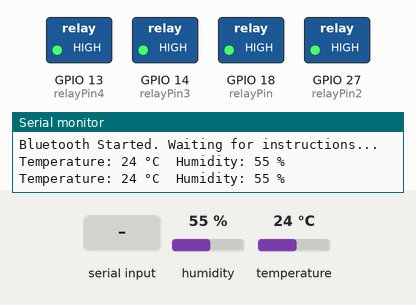
Simulated run of this program. Board: ESP32. Parts: switched loads named in the program (green lamp = pin HIGH), the last lines printed to the serial monitor. Inputs (shaded band) come from the test bench; at power-on: humidity 55 %, temperature 24 °C. Nothing arrives over Bluetooth unless stated.

Above: at 1.5 s.
1.6 s: "1" received over the second serial link
At 2.5 s:
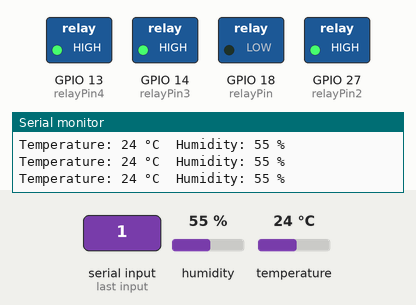
3.4 s: "2" received over the second serial link
At 4.1 s:
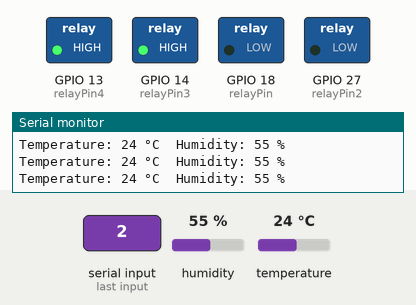
4.9 s: "0" received over the second serial link
At 5.9 s:
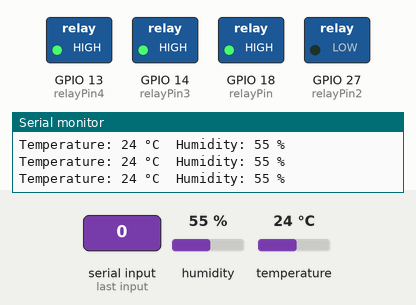
7.0 s: "4" received over the second serial link
At 7.5 s:
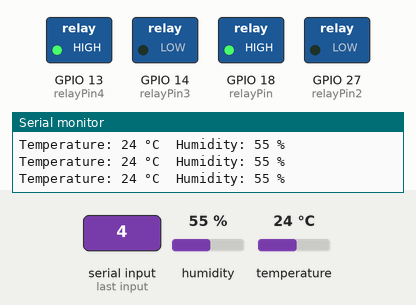
8.5 s: "3" received over the second serial link
At 10.4 s:
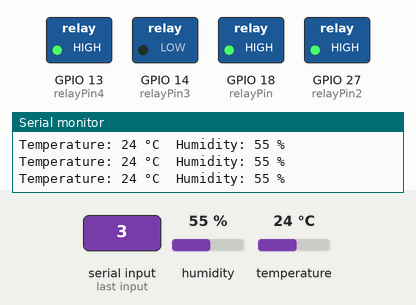
10.7 s: "8" received over the second serial link
At 12.3 s:
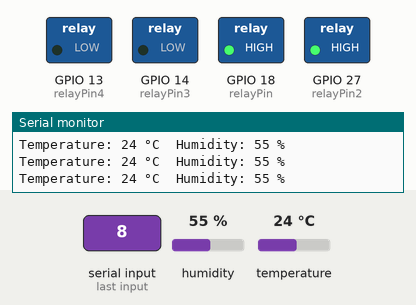
Timing chart, 0 to 13.8 s (numbered marks = the images above; inputs shaded):
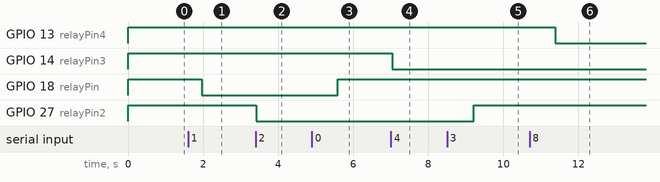

The program:

main.cpp
```cpp
#include "BluetoothSerial.h"
#include "Arduino.h"
#include "DHT11.h"
#include <Adafruit_Sensor.h>

DHT11 dht11(2);


// Create a BluetoothSerial object
BluetoothSerial ESP_BT;
String value;

const int relayPin = 18; // Pin connected to the relay
const int relayPin2 = 27;
const int relayPin3 = 14;
const int relayPin4 = 13;

void setup() {
  // Initialize Serial Monitor
  Serial.begin(9600);

  // Start Bluetooth with a device name
  ESP_BT.begin("ESP32_Relay_Control");
  Serial.println("Bluetooth Started. Waiting for instructions...");

  dht11.setDelay(500); // Set this to the desired delay. Default is 500ms.

  // Initialize relay pin as output
  pinMode(relayPin, OUTPUT);
  pinMode(relayPin2, OUTPUT);
  pinMode(relayPin3, OUTPUT);
  pinMode(relayPin4, OUTPUT);
  digitalWrite(relayPin, HIGH); // Turn relay OFF initially
  digitalWrite(relayPin2, HIGH);
  digitalWrite(relayPin3, HIGH);
  digitalWrite(relayPin4, HIGH);
}

void loop() {

  int temperature = 0;
  int humidity = 0;
  int result = dht11.readTemperatureHumidity(temperature, humidity);
  value = String(temperature) + " " + String(humidity);
  ESP_BT.println(value);

  if (result == 0) {
        Serial.print("Temperature: ");
        Serial.print(temperature);
        Serial.print(" °C\tHumidity: ");
        Serial.print(humidity);
        Serial.println(" %");
    } else {
        Serial.println(DHT11::getErrorString(result));
    }


  // Check if there's data from Bluetooth
  if (ESP_BT.available()) {
    char receivedChar = ESP_BT.read(); // Read the incoming data
    // Serial.print("Received: ");
    // Serial.println(receivedChar);

    if (receivedChar == '1') {
      // Turn the relay ON
      digitalWrite(relayPin, LOW); // Active LOW relay
      // Serial.println("Relay ON");
      // ESP_BT.println("Relay ON"); // Send feedback via Bluetooth
    } else if (receivedChar == '0') {
      // Turn the relay OFF
      digitalWrite(relayPin, HIGH); // Deactivate the relay
      // Serial.println("Relay OFF");
      // ESP_BT.println("Relay OFF"); // Send feedback via Bluetooth
    }else if (receivedChar == '2') {
      // Turn the relay OFF
      digitalWrite(relayPin2, LOW); // Deactivate the relay
      // Serial.println("Relay2 ON");
      // ESP_BT.println("Relay2 ON"); // Send feedback via Bluetooth
    }else if (receivedChar == '3') {
      // Turn the relay OFF
      digitalWrite(relayPin2, HIGH); // Deactivate the relay
      // Serial.println("Relay2 OFF");
      // ESP_BT.println("Relay2 OFF"); // Send feedback via Bluetooth
    }
    else if (receivedChar == '4') {
      // Turn the relay OFF
      digitalWrite(relayPin3, LOW); // Deactivate the relay
      // Serial.println("Relay3 ON");
      // ESP_BT.println("Relay3 ON"); // Send feedback via Bluetooth
    }else if (receivedChar == '5') {
      // Turn the relay OFF
      digitalWrite(relayPin3, HIGH); // Deactivate the relay
      // Serial.println("Relay3 OFF");
      // ESP_BT.println("Relay3 OFF"); // Send feedback via Bluetooth
    }
    else if (receivedChar == '8') {
      // Turn the relay OFF
      digitalWrite(relayPin4, LOW);
      // Serial.println("Relay4 ON");
      // ESP_BT.println("Relay4 ON");
    }
    else if (receivedChar == '7') {
      // Turn the relay OFF
      digitalWrite(relayPin4, HIGH); // Deactivate the relay
      // Serial.println("Relay4 OFF");
      // ESP_BT.println("Relay4 OFF"); // Send feedback via Bluetooth
    }

     else {
      // Invalid input
      // Serial.println("Invalid command.");
      // ESP_BT.println("Invalid command.");
    }
  }

  delay(200); // Small delay to improve responsiveness
}
```

dht11_test.cpp
```cpp
// #include <DHT11.h>
// #include<arduino.h>
// #include<Adafruit_Sensor.h>

// // - For ESP32: Connect the sensor to pin GPIO2 or P2.

// DHT11 dht11(2);

// void setup() {
//     // Initialize serial communication to allow debugging and data readout.
//     // Using a baud rate of 9600 bps.
//     Serial.begin(9600);

//     // Uncomment the line below to set a custom delay between sensor readings (in milliseconds).
//     // dht11.setDelay(500); // Set this to the desired delay. Default is 500ms.
// }

// void loop() {
//     int temperature = 0;
//     int humidity = 0;

//     // Attempt to read the temperature and humidity values from the DHT11 sensor.
//     int result = dht11.readTemperatureHumidity(temperature, humidity);

//     // Check the results of the readings.
//     // If the reading is successful, print the temperature and humidity values.
//     // If there are errors, print the appropriate error messages.
//     if (result == 0) {
//         Serial.print("Temperature: ");
//         Serial.print(temperature);
//         Serial.print(" °C\tHumidity: ");
//         Serial.print(humidity);
//         Serial.println(" %");
//     } else {
//         // Print error message based on the error code.
//         Serial.println(DHT11::getErrorString(result));
//     }
// }
```

Measured:
- after the input at 1.6 s, GPIO 18 (relayPin): HIGH → LOW after 0.37 s
- after the input at 3.4 s, GPIO 27 (relayPin2): HIGH → LOW at once
- after the input at 4.9 s, GPIO 18 (relayPin): LOW → HIGH after 0.69 s
- after the input at 7.0 s, GPIO 14 (relayPin3): HIGH → LOW at once
- after the input at 8.5 s, GPIO 27 (relayPin2): LOW → HIGH after 0.71 s
- after the input at 10.7 s, GPIO 13 (relayPin4): HIGH → LOW after 0.68 s
